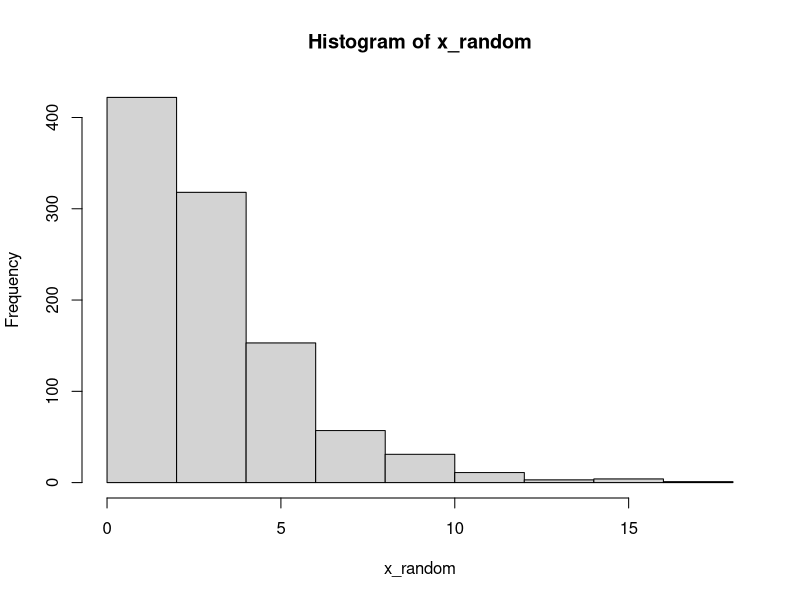
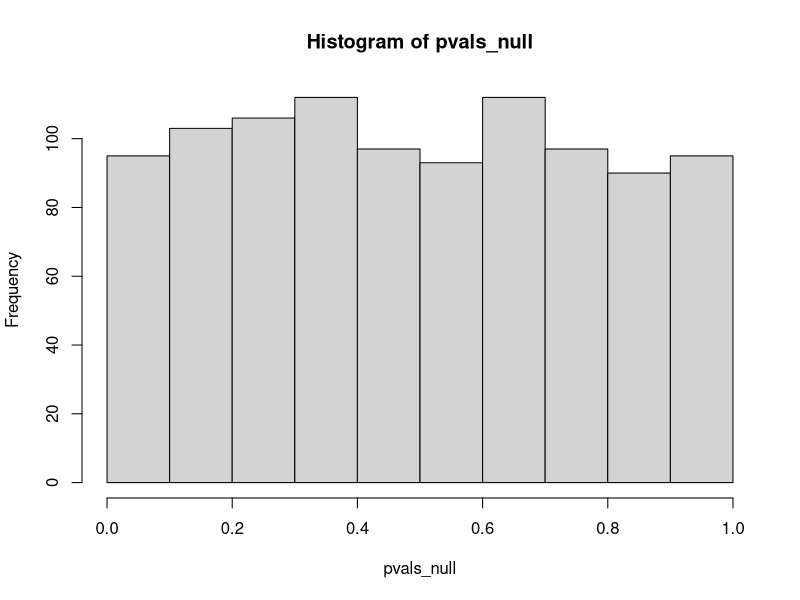
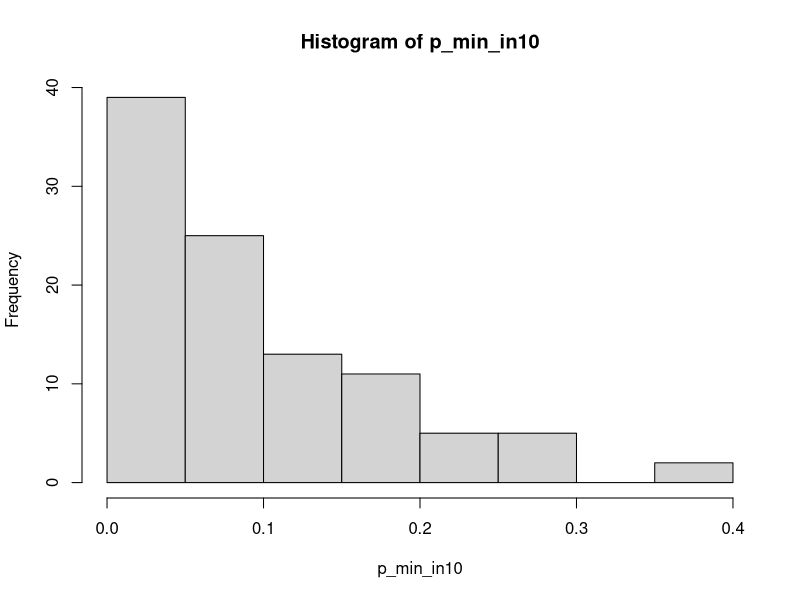

The R source for these figures, in order:
## ---- chunk 1
## Example null distributions
# t, normal or anything. we use chi-squared distribution as an example

x_random = rchisq(n=1000, df=3)
any_null_dist = dchisq(x_random, df=3)

pvals_null = 1 - pchisq(x_random, df=3)
## ---- chunk 2
# Null distribution of test statistic
hist(x_random)
## ---- chunk 3
# Null distribution of test statistic
hist(pvals_null)
## ---- chunk 4
# We use matrix to group 100 trials into a column
# We then use apply() to calculate min value for each column

pval_null_mtx = matrix(pvals_null, nrow=10)

p_min_in10 = apply(pval_null_mtx, MARGIN=2, FUN=min)
## ---- chunk 5
hist(p_min_in10)
## ---- chunk 6
print(paste('Proportion of tests with min(p) < 0.05:', mean(p_min_in10 < 0.05)))
## ---- chunk 7
set.seed(0)

n_sample = 100 # change this value to 1000 and 10000
xB = rnorm(n_sample)
xA = rnorm(n_sample, mean=0.1)
t.test(xA, xB, var.equal = TRUE)
